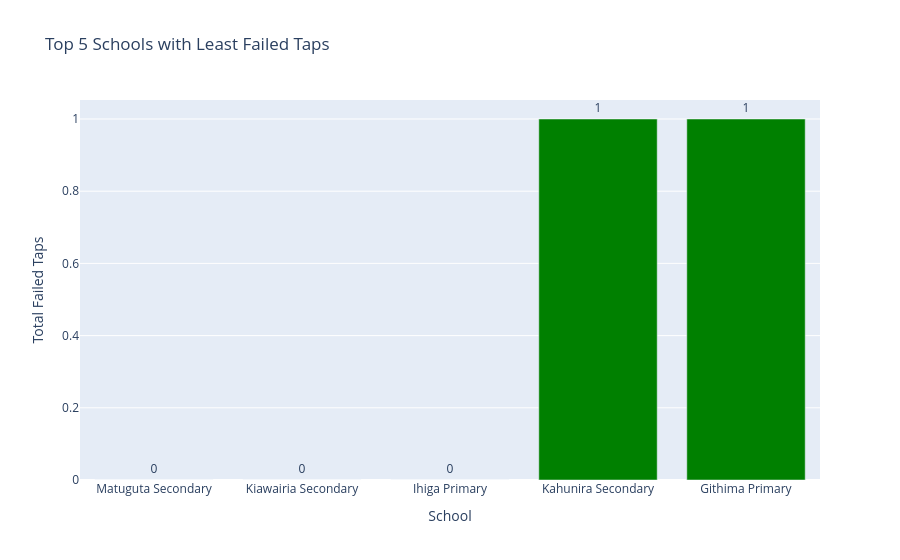

Write notebook code for a chart like this one.
### Code cell
import pandas as pd
import plotly.graph_objects as go

# --- Step 1: Compute total failed taps per school ---
school_failed_taps = (
    filtered_df.groupby("School")["Failed_Taps"]
    .sum()
    .reset_index()
)

# --- Step 2: Sort ascending (least failed taps first) ---
top5_failed_taps = school_failed_taps.sort_values("Failed_Taps").head(5)

# --- Step 3: Plot using Plotly Graph Objects ---
fig = go.Figure()

fig.add_trace(go.Bar(
    x=top5_failed_taps["School"],
    y=top5_failed_taps["Failed_Taps"],
    text=top5_failed_taps["Failed_Taps"],
    textposition="outside",
    marker_color="green"
))

fig.update_layout(
    title="Top 5 Schools with Least Failed Taps",
    xaxis_title="School",
    yaxis_title="Total Failed Taps",
    yaxis=dict(zeroline=True, zerolinewidth=2)
)

fig.show()

### Figure 1 — Plotly figure (JSON) as saved in the notebook; plotly's stock layout.template omitted (floating-point values rounded to 4 significant figures)
{"data": [{"marker": {"color": "green"}, "text": [0, 0, 0, 1, 1], "textposition": "outside", "type": "bar", "x": ["Matuguta Secondary", "Kiawairia Secondary", "Ihiga Primary", "Kahunira Secondary", "Githima Primary"], "y": [0, 0, 0, 1, 1]}], "layout": {"title": {"text": "Top 5 Schools with Least Failed Taps"}, "xaxis": {"title": {"text": "School"}}, "yaxis": {"title": {"text": "Total Failed Taps"}, "zeroline": true, "zerolinewidth": 2}}}
